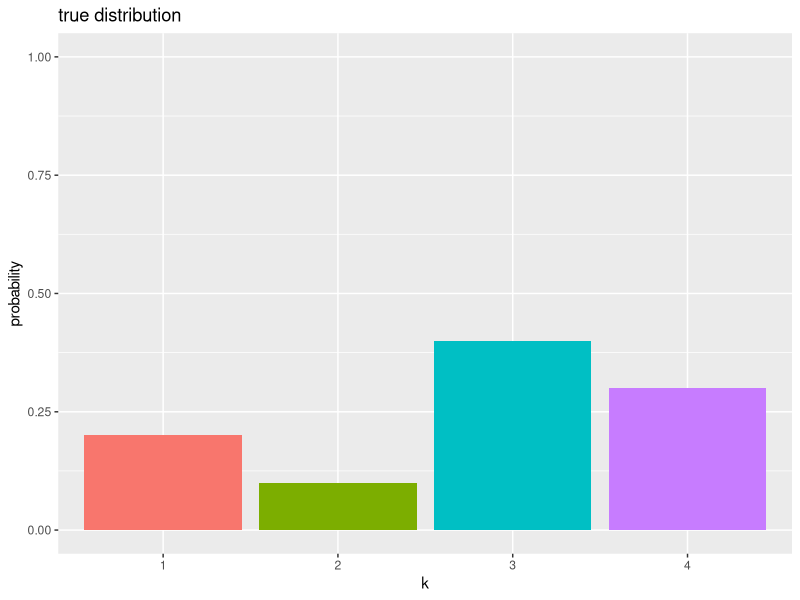
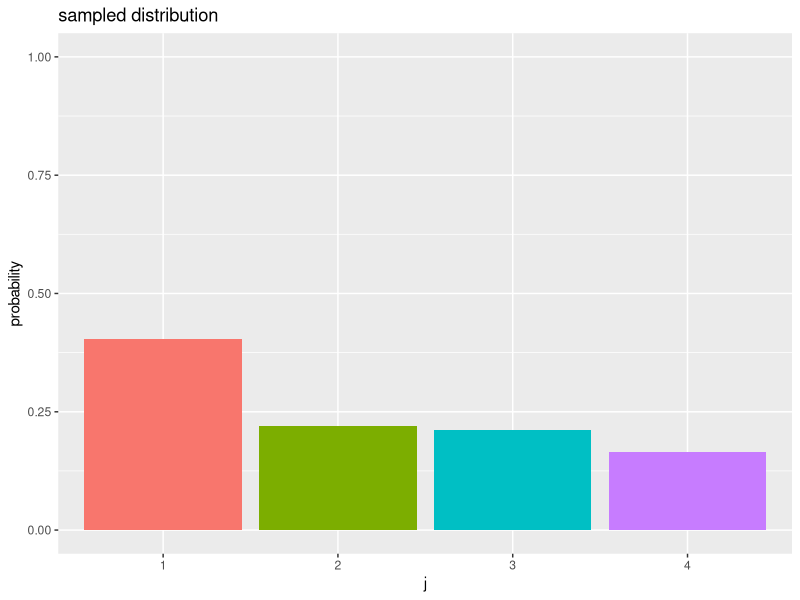
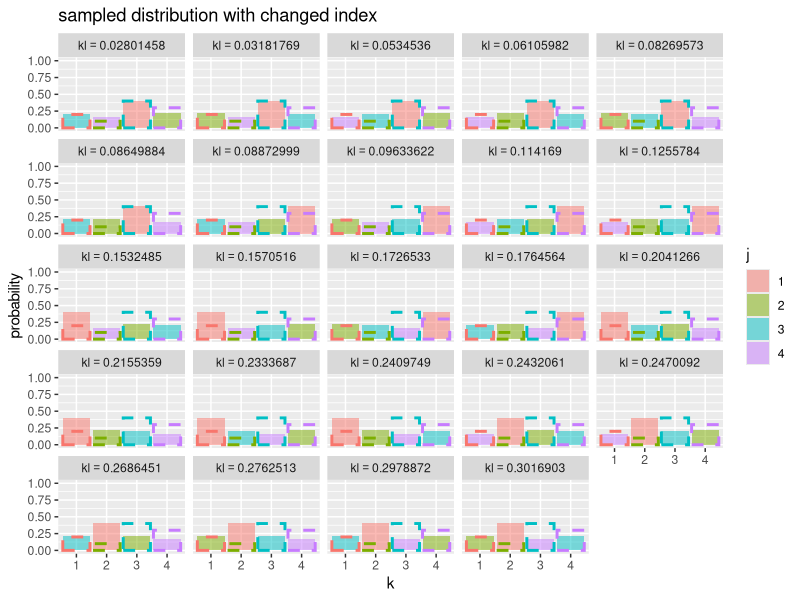
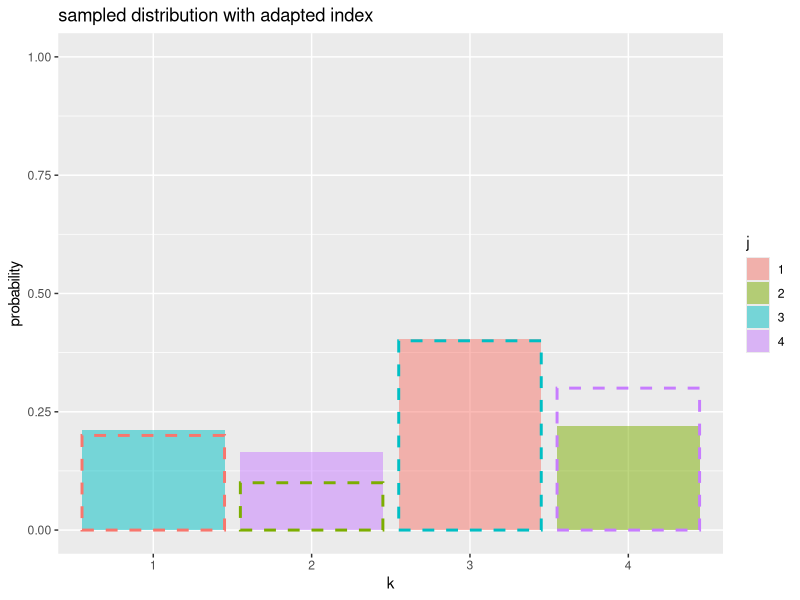

Reproduce these figures in R, in order.

# KL情報量が最小となる組み合わせの探索 -----------------------------------------

# 利用パッケージ
library(tidyverse)
library(gtools)

# チェック用
library(ggplot2)


### ・真の分布の設定 -----

# 真の確率を指定
true_prob_k <- c(0.2, 0.1, 0.4, 0.3)

# 次元数を設定
K <- length(true_prob_k)

# 真の確率分布を格納
true_dist_df <- tibble::tibble(
  k = factor(1:K), 
  prob = true_prob_k
)

# 真の確率分布を作図
ggplot() + 
  geom_bar(data = true_dist_df, mapping = aes(x = k, y = prob, fill = k), 
           stat = "identity", show.legend = FALSE) + 
  coord_cartesian(ylim = c(0, 1)) + # 描画範囲
  labs(title = "true distribution", 
       x = "k", y = "probability")


### ・分布の生成 -----

# 確率(カテゴリ分布)を生成
sample_prob_j <- MCMCpack::rdirichlet(n = 1, alpha = rep(1, times = K)) |> 
  as.vector()

# 確率分布のサンプルを格納
sample_dist_df <- tibble::tibble(
  j = factor(1:K), 
  prob = sample_prob_j
)

# 確率分布のサンプルを作図
ggplot() + 
  geom_bar(data = sample_dist_df, mapping = aes(x = j, y = prob, fill = j), 
           stat = "identity", show.legend = FALSE) + 
  coord_cartesian(ylim = c(0, 1)) + # 描画範囲
  labs(title = "sampled distribution", 
       x = "j", y = "probability")


### ・KL情報量の計算 -----

# インデックスの組み合わせを作成してKL情報量を計算
kl_df <- tidyr::expand_grid(
  group = 1:gamma(K+1), # 組み合わせ番号
  k = factor(1:K) # 真の分布・並べ替え後のインデックス
) |> 
  tibble::add_column(
    j = gtools::permutations(n = K, r = K, v = 1:K) |> # インデックスの順列を作成
      t() |> 
      as.vector() |> 
      factor() # 元のインデックス・並べ替え用の値
  ) |> 
  dplyr::group_by(group) |> # 組み合わせごとの計算用
  dplyr::mutate(
    kl = sum(true_prob_k * (log(true_prob_k) - log(sample_prob_j[j]))), # KL情報量
    true_prob = true_prob_k, # 真の確率
    sample_prob = sample_prob_j[j] # 確率のサンプル
  ) |> 
  dplyr::ungroup() |> 
  dplyr::arrange(kl, k) # 当て嵌まりが良い順に並べ替え
kl_df

# インデックスの組み合わせごとに確率分布のサンプルを作図
ggplot() + 
  geom_bar(data = kl_df, mapping = aes(x = k, y = sample_prob, fill = j), 
           stat = "identity", alpha = 0.5) + # 分布のサンプル
  geom_bar(data = kl_df, mapping = aes(x = k, y = true_prob, color = k), 
           stat = "identity", fill = NA, size = 1, linetype = "dashed", show.legend = FALSE) + # 真の分布
  facet_wrap(kl ~ ., labeller = label_bquote(kl==.(kl))) + # 分割
  coord_cartesian(ylim = c(0, 1)) + # 描画範囲
  labs(title = "sampled distribution with changed index", 
       x = "k", y = "probability")


### ・インデックスの入替 -----

# インデックスの対応ベクトルを作成
adapt_idx <- kl_df |> 
  dplyr::slice_head(n = K) |> # 当て嵌まりが良い組み合わせを抽出
  dplyr::pull(j) |> # 列をベクトルに変換
  as.numeric() # 数値に変換
adapt_idx

# インデックスを入れ替えた確率分布のサンプルを格納
adapt_dist_df <- tibble::tibble(
  j = factor(adapt_idx), # 元のインデックス
  k = factor(1:K), # KL情報量が最小になるインデックス
  prob = sample_prob_j[adapt_idx] # 確率を入れ替え
)

# KL情報量が最小になる確率分布を作図
ggplot() + 
  geom_bar(data = adapt_dist_df, mapping = aes(x = k, y = prob, fill = j), 
           stat = "identity", alpha = 0.5) + # 分布のサンプル
  geom_bar(data = true_dist_df, mapping = aes(x = k, y = prob, color = k), 
           stat = "identity", fill = NA, size = 1, linetype = "dashed", show.legend = FALSE) + # 真の分布
  coord_cartesian(ylim = c(0, 1)) + # 描画範囲
  labs(title = "sampled distribution with adapted index", 
       x = "k", y = "probability")
